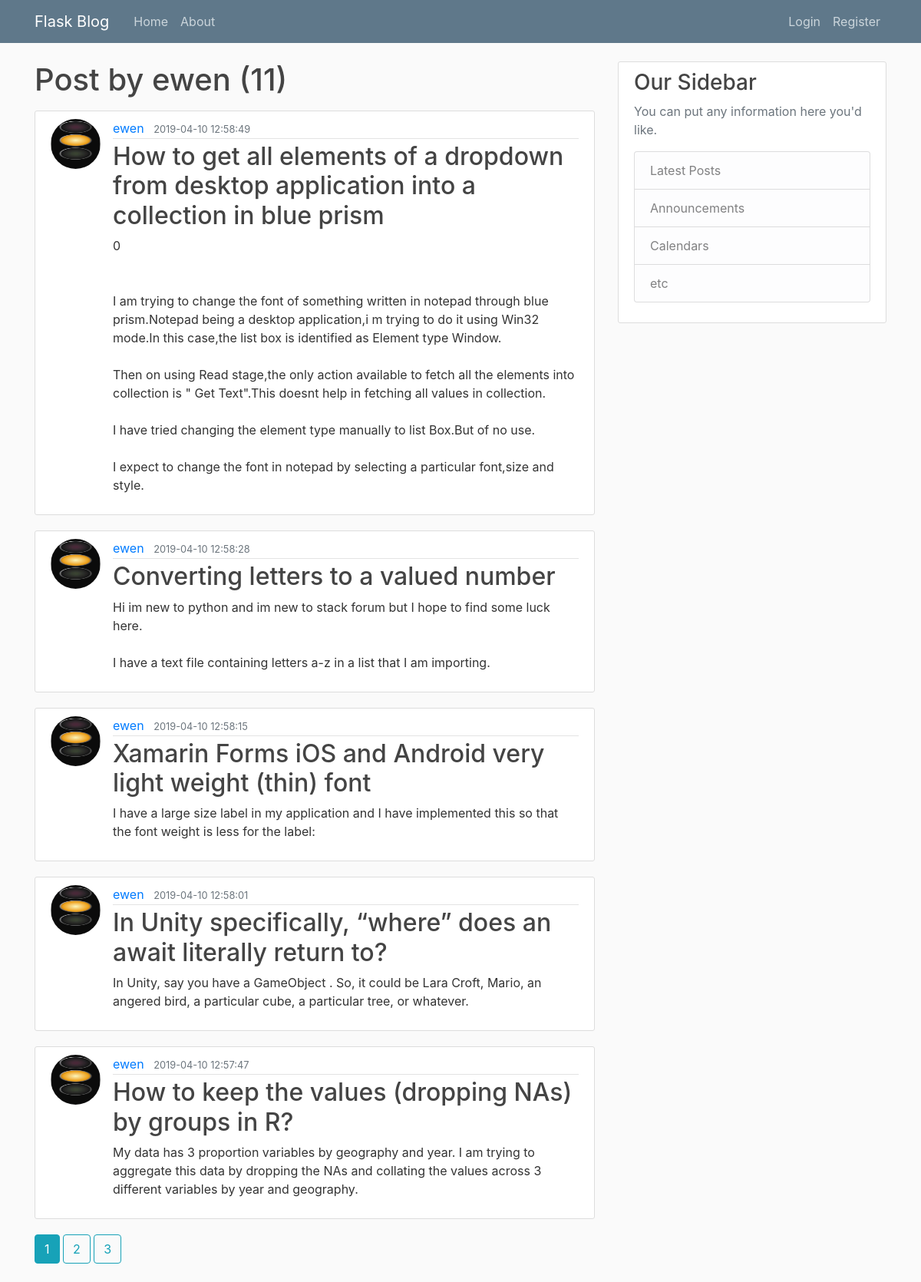
The page /user/ewen on the database its author committed.
### flaskblog/models.py (models this page shows, shortened)
class User(db.Model, UserMixin):
    id = db.Column(db.Integer, primary_key=True)
    username = db.Column(db.String(20), unique=True, nullable=False)
    email = db.Column(db.String(120), unique=True, nullable=False)
    image_file = db.Column(db.String(20), nullable=False, default ='default.jpg')
    password = db.Column(db.String(60), nullable=False)
    posts = db.relationship('Post', backref='author', lazy=True)

class Post(db.Model, UserMixin):
    id = db.Column(db.Integer, primary_key=True)
    title = db.Column(db.String(100), nullable=False)
    data_posted = db.Column(db.DateTime, nullable=False, default=datetime.utcnow)
    content = db.Column(db.Text, nullable=False)
    user_id = db.Column(db.Integer, db.ForeignKey('user.id'), nullable=False)

### flaskblog/routes.py (the view)
@app.route("/user/<string:username>")
def user_posts(username):
    page = request.args.get('page', 1, type=int)
    user = User.query.filter_by(username=username).first_or_404()
    posts = Post.query.filter_by(author=user)\
        .order_by(Post.data_posted.desc())\
        .paginate(page=page, per_page=5)
    return render_template('user_posts.html', posts = posts, user=user)

### flaskblog/templates/user_posts.html
{% extends 'layout.html' %}
{% block content %}
    <h1 class="mb-3">Post by {{ user.username }} ({{ posts.total }})</h1>
    {% for post in posts.items %}
        <article class="media content-section">
            <img class="rounded-circle article-img" src="{{ url_for('static', filename='profile_pics/' + post.author.image_file) }}">
            <div class="media-body">
                <div class="article-metadata">
                  <a class="mr-2" href="{{ url_for('user_posts', username=post.author.username) }}">{{ post.author.username }}</a>
                  <small class="text-muted">{{ post.data_posted.strftime('%Y-%m-%d %H:%M:%S') }}</small>
                </div>
            <h2><a class="article-title" href="{{ url_for('post', post_id=post.id) }}">{{ post.title }}</a></h2>
            <p class="article-content">{{ post.content }}</p>
            </div>
        </article>
    {% endfor%}
    {% for page_num in posts.iter_pages(left_edge=1, right_edge=1, left_current=1, right_current=2) %}
        {% if page_num %}
            {% if posts.page == page_num %}
                <a class="btn btn-info mb-4" href="{{ url_for('user_posts', username=user.username, page=page_num) }}">{{ page_num }}</a>
            {% else %}
                <a class="btn btn-outline-info mb-4" href="{{ url_for('user_posts', username=user.username, page=page_num) }}">{{ page_num }}</a>
            {% endif %}
        {% else %}
            ...
        {% endif %}
    {% endfor%}
{% endblock content %}

### flaskblog/static/main.css (style rules this page uses)
body { background: #fafafa; color: #333333; margin-top: 5rem; }
h1, h2, h3, h4, h5, h6 { color: #444444; }
.content-section { background: #ffffff; padding: 10px 20px; border: 1px solid #dddddd; border-radius: 3px; margin-bottom: 20px; }
.article-title { color: #444444; }
.article-content { white-space: pre-line; }
.article-img { height: 65px; width: 65px; margin-right: 16px; }
.article-metadata { padding-bottom: 1px; margin-bottom: 4px; border-bottom: 1px solid #e3e3e3 }

### rows shown on the page
User: username "ewen"
Post: image_file (placeholder picture), author.username "ewen", data_posted "2019-04-10 12:58:49", title "How to get all elements of a dropdown from desktop application into a collection in blue prism", content "0 I am trying to change the font of something written in notepad through blue prism.Notepad being a desktop application,i m trying to do it using Win32 mode.In this case,the list box is identified as Element type Window. Then on using Read stage,the only action available to fetch all the elements into collection is \" Get Text\".This doesnt help in fetching all values in collection. I have tried changing the element type manually to list Box.But of no use. I expect to change the font in notepad by selecting a particular font,size and style."
Post: image_file (placeholder picture), author.username "ewen", data_posted "2019-04-10 12:58:28", title "Converting letters to a valued number", content "Hi im new to python and im new to stack forum but I hope to find some luck here. I have a text file containing letters a-z in a list that I am importing."
Post: image_file (placeholder picture), author.username "ewen", data_posted "2019-04-10 12:58:15", title "Xamarin Forms iOS and Android very light weight (thin) font", content "I have a large size label in my application and I have implemented this so that the font weight is less for the label:"
Post: image_file (placeholder picture), author.username "ewen", data_posted "2019-04-10 12:58:01", title "In Unity specifically, “where” does an await literally return to?", content "In Unity, say you have a GameObject . So, it could be Lara Croft, Mario, an angered bird, a particular cube, a particular tree, or whatever."
Post: image_file (placeholder picture), author.username "ewen", data_posted "2019-04-10 12:57:47", title "How to keep the values (dropping NAs) by groups in R?", content "My data has 3 proportion variables by geography and year. I am trying to aggregate this data by dropping the NAs and collating the values across 3 different variables by year and geography."

### other values the page prints
{{ posts.total }} "11"
{{ page_num }} "1"
{{ page_num }} "2" "3"
